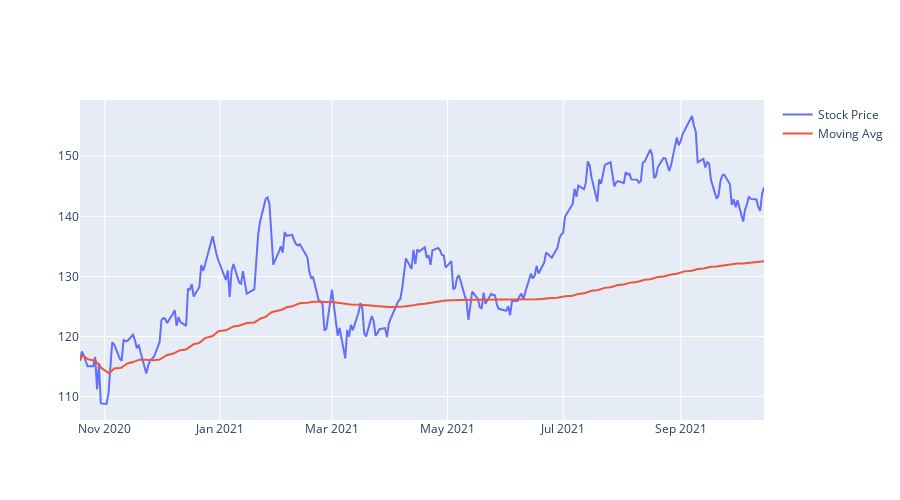

Here is the notebook cell this chart was saved with:
### Code cell
fig = go.Figure()

fig.add_trace(go.Scatter(
    x=df_aapl.Price.index,
    y=df_aapl.Price,
    mode='lines',
    name="Stock Price"))

fig.add_trace(go.Scatter(
    x=df_aapl.expanding().mean().index,
    y=df_aapl.expanding().mean()["Price"],
    mode='lines',
    name="Moving Avg")) # mean of values for 30 days / 1 Month 

fig.update_layout(
    height=500,
)

### Figure 1 — Plotly figure (JSON) as saved in the notebook; plotly's stock layout.template omitted (floating-point values rounded to 4 significant figures; data arrays with more than 128 entries replaced by an {"elided": "..."} marker saying what was removed)
{"data": [{"mode": "lines", "name": "Stock Price", "type": "scatter", "x": {"elided": "251 str values"}, "y": {"elided": "251 float values"}}, {"mode": "lines", "name": "Moving Avg", "type": "scatter", "x": {"elided": "251 str values"}, "y": {"elided": "251 float values"}}], "layout": {"height": 500}}
